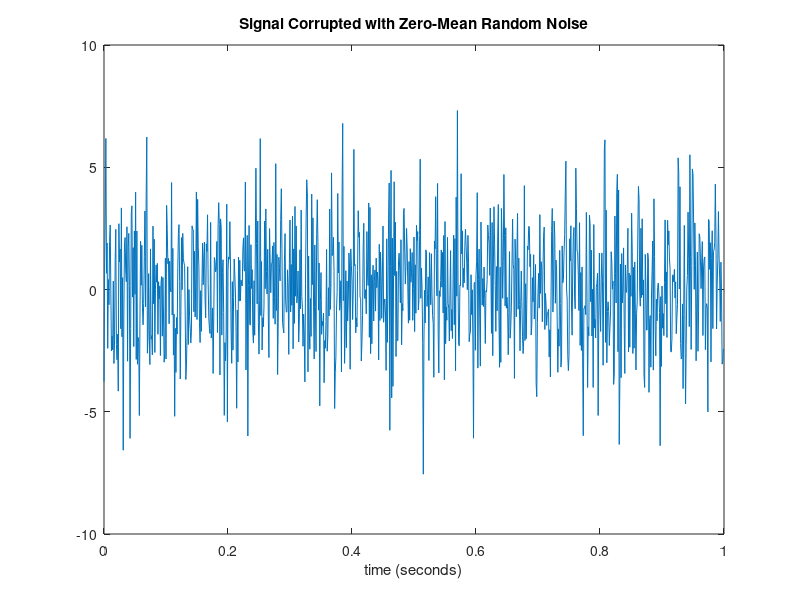
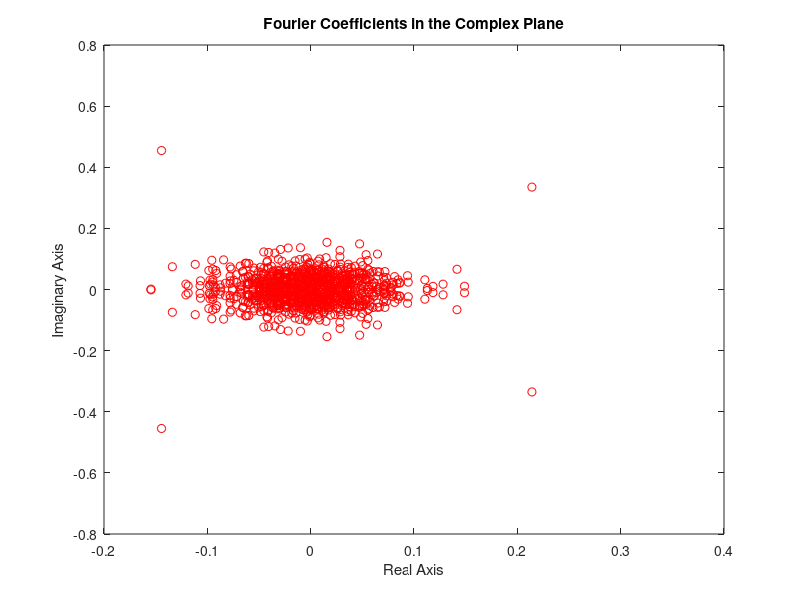
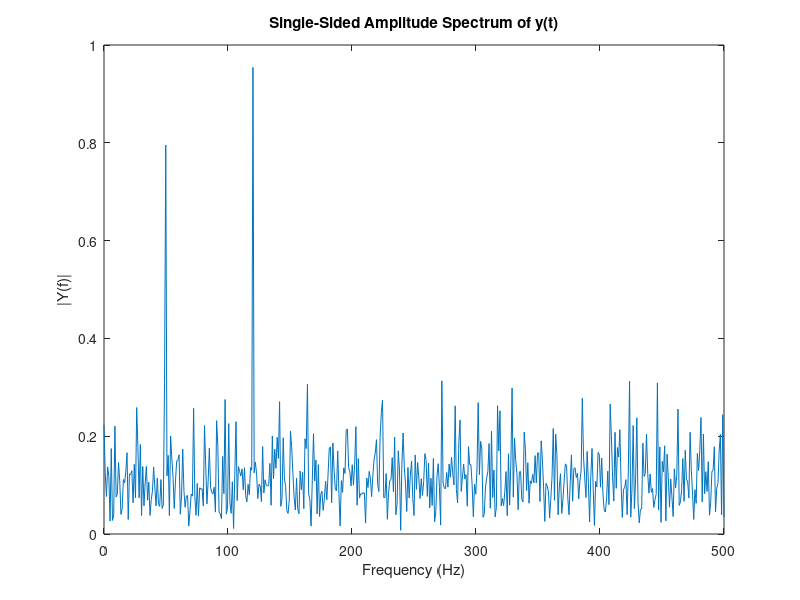
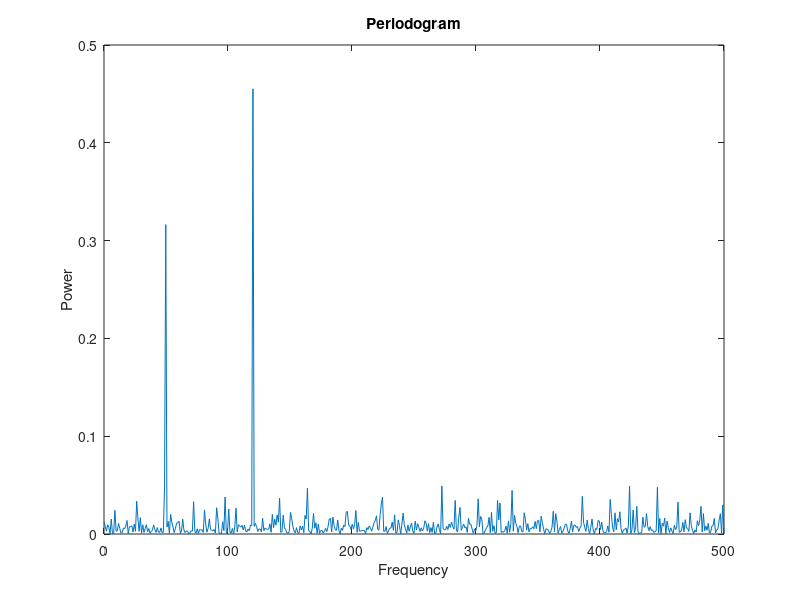

Write MATLAB code to recreate these figures, in order.
Fs = 1000;  % sampling frequency, [Hz].
Ts = 1 / Fs;  % sampling time, [sec].
Ls = 1000;  % length of signal.
%Ls = 10000;  % length of signal.
t = (0:(Ls - 1)) * Ts;  % time vector.

% sum of a 50 Hz sinusoid and a 120 Hz sinusoid.
x = 0.7 * sin(2*pi*50*t) + sin(2*pi*120*t); 
y = x + 2 * randn(size(t));  % sinusoids plus noise.

figure;
plot(t, y)
%plot(t(1:50), y(1:50))
title('Signal Corrupted with Zero-Mean Random Noise')
xlabel('time (seconds)')

% FFT ---------------------------------------------------------------

fft_len = 2^nextpow2(Ls);  % next power of 2 from length of y.
%fft_dat = fft(y, fft_len);
fft_dat = fft(y, fft_len) / Ls;
% the first component of FFT, FFT(1), is simply the sum of the data,
% and can be removed.
%fft_dat(1) = [];

figure;
plot(fft_dat, 'ro')
title('Fourier Coefficients in the Complex Plane');
xlabel('Real Axis');
ylabel('Imaginary Axis');

% The frequency resolution is dependent on the relationship between the FFT length and the sampling rate of the input signal.
%
% If the sampling rate of the signal is 10kHz and we collect 8192 samples for the FFT then we will have:
%	8192 / 2 = 4096 FFT lines
% Since, via nyquist, our signal contains content up to 5kHz our line resolution is:
%	5000Hz / 4096 lines = 1.22 Hz/line
%
% This is may be the easier way to explain it conceptually but simplified, your line resolution is just:
%	Fs / N
% where Fs is the input signal's sampling rate and N is the number of FFT points used.
%
% We can see from the above that to get smaller FFT lines we can either run a longer FFT or decrease our sampling rate.

fft_line_num = fft_len / 2;
nyquist = 1 / 2;
fft_line_resolution = Fs * nyquist / fft_line_num;
%fft_line_resolution = Fs / fft_len;

freq = Fs * nyquist * linspace(0, 1, fft_line_num + 1);

% amplitude spectrum.
%amplitude_spectrum = abs(fft_dat(1:(fft_line_num + 1)));  % two-sided amplitude spectrum.
amplitude_spectrum = 2 * abs(fft_dat(1:(fft_line_num + 1)));  % single-sided amplitude spectrum.
amplitude_spectrum(1) = amplitude_spectrum(1) * 2;

figure;
plot(freq, amplitude_spectrum) 
title('Single-Sided Amplitude Spectrum of y(t)')
xlabel('Frequency (Hz)')
ylabel('|Y(f)|')

% The complex magnitude squared of FFT is called the power,
% and a plot of power versus frequency is a "periodogram".
%power = abs(fft_dat(1:(fft_line_num + 1))).^2;  % two-sided power spectrum.
power = 2 * abs(fft_dat(1:(fft_line_num + 1))).^2;  % single-sided power spectrum.
power(1) = power(1) * 2;

figure;
plot(freq, power)
xlabel('Frequency')
ylabel('Power');
title('Periodogram')

figure;
plot(freq(1:200), power(1:200))
xlabel('Frequency')
ylabel('Power');
title('Periodogram')

% We can fix the cycle length a little more precisely by picking out the strongest frequency.
% The red dot locates this point.
hold on;
index = find(power == max(power));
max_freq_str = num2str(freq(index));
max_power_str = num2str(power(index));
plot(freq(index), power(index), 'r.', 'MarkerSize', 25);
text(freq(index) + 5, power(index), [ 'Freq=', max_freq_str, ', Power=', max_power_str ]);
hold off;

period = 1 ./ freq;

figure;
plot(period, power);
axis([0 0.1 0 max(power) * 1.1]);
xlabel('Period');
ylabel('Power');

% We can fix the cycle length a little more precisely by picking out the strongest frequency.
% The red dot locates this point.
hold on;
index = find(power == max(power));
max_period_str = num2str(period(index));
max_power_str = num2str(power(index));
plot(period(index), power(index), 'r.', 'MarkerSize', 25);
text(period(index) + 0.005, power(index), [ 'Period=', max_period_str, ', Power=', max_power_str ]);
hold off;
